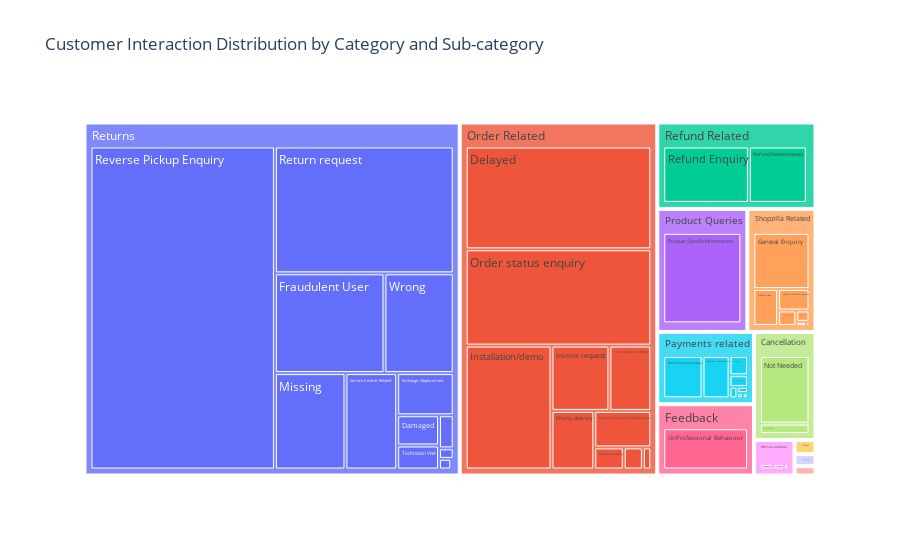

The notebook cell saved with this chart:
### Markdown cell above
#### Chart - 6

### Code cell
# Chart - 6 visualization code
# Creating Tree Map to find the distribution of category and sub-category
fig = px.treemap(df, 
                 path=['category', 'Sub-category'], 
                 title='Customer Interaction Distribution by Category and Sub-category')
fig.show()

### Figure 1 — Plotly figure (JSON) as saved in the notebook; plotly's stock layout.template omitted (floating-point values rounded to 4 significant figures)
{"data": [{"branchvalues": "total", "domain": {"x": [0, 1], "y": [0, 1]}, "hovertemplate": "labels=%{label}<br>count=%{value}<br>parent=%{parent}<br>id=%{id}<extra></extra>", "ids": ["Shopzilla Related/Account updation", "Offers & Cashback/Affiliate Offers", "App/website/App/website Related", "Payments related/Billing Related", "Refund Related/COD Refund Details", "Others/Call back request", "Others/Call disconnected", "Payments related/Card/EMI", "Onboarding related/Commission related", "Order Related/Customer Requested Modifications", "Returns/Damaged", "Order Related/Delayed", "Returns/Exchange / Replacement", "Returns/Fraudulent User", "Order Related/General Enquiry", "Returns/General Enquiry", "Shopzilla Related/General Enquiry", "Order Related/Installation/demo", "Offers & Cashback/Instant discount", "Order Related/Invoice request", "App/website/Issues with Shopzilla App", "Product Queries/Life Insurance", "Returns/Missing", "Others/Non Order related", "Cancellation/Not Needed", "Payments related/Online Payment Issues", "Order Related/Order Verification", "Order Related/Order status enquiry", "Shopzilla Related/Other Account Related Issues", "Offers & Cashback/Other Cashback", "Others/Others", "Payments related/PayLater related", "Payments related/Payment pending", "Payments related/Payment related Queries", "Product Queries/Policy Related", "Order Related/Priority delivery", "Product Queries/Product Specific Information", "Returns/Product related Issues", "Refund Related/Refund Enquiry", "Refund Related/Refund Related Issues", "Cancellation/Return cancellation", "Returns/Return request", "Returns/Reverse Pickup Enquiry", "Returns/Self-Help", "Order Related/Seller Cancelled Order", "Onboarding related/Seller onboarding", "Returns/Service Center - Service Denial", "Returns/Service Centres Related", "Shopzilla Related/Shopzila Premium Related", "Shopzilla Related/Shopzilla Rewards", "Shopzilla Related/Signup Issues", "Returns/Technician Visit", "Feedback/UnProfessional Behaviour", "Shopzilla Related/Unable to Login", "Order Related/Unable to track", "Payments related/Wallet related", "Product Queries/Warranty related", "Returns/Wrong", "Payments related/e-Gift Voucher", "App/website", "Cancellation", "Feedback", "Offers & Cashback", "Onboarding related", "Order Related", "Others", "Payments related", "Product Queries", "Refund Related", "Returns", "Shopzilla Related"], "labels": ["Account updation", "Affiliate Offers", "App/website Related", "Billing Related", "COD Refund Details", "Call back request", "Call disconnected", "Card/EMI", "Commission related", "Customer Requested Modifications", "Damaged", "Delayed", "Exchange / Replacement", "Fraudulent User", "General Enquiry", "General Enquiry", "General Enquiry", "Installation/demo", "Instant discount", "Invoice request", "Issues with Shopzilla App", "Life Insurance", "Missing", "Non Order related", "Not Needed", "Online Payment Issues", "Order Verification", "Order status enquiry", "Other Account Related Issues", "Other Cashback", "Others", "PayLater related", "Payment pending", "Payment related Queries", "Policy Related", "Priority delivery", "Product Specific Information", "Product related Issues", "Refund Enquiry", "Refund Related Issues", "Return cancellation", "Return request", "Reverse Pickup Enquiry", "Self-Help", "Seller Cancelled Order", "Seller onboarding", "Service Center - Service Denial", "Service Centres Related", "Shopzila Premium Related", "Shopzilla Rewards", "Signup Issues", "Technician Visit", "UnProfessional Behaviour", "Unable to Login", "Unable to track", "Wallet related", "Warranty related", "Wrong", "e-Gift Voucher", "App/website", "Cancellation", "Feedback", "Offers & Cashback", "Onboarding related", "Order Related", "Others", "Payments related", "Product Queries", "Refund Related", "Returns", "Shopzilla Related"], "name": "", "parents": ["Shopzilla Related", "Offers & Cashback", "App/website", "Payments related", "Refund Related", "Others", "Others", "Payments related", "Onboarding related", "Order Related", "Returns", "Order Related", "Returns", "Returns", "Order Related", "Returns", "Shopzilla Related", "Order Related", "Offers & Cashback", "Order Related", "App/website", "Product Queries", "Returns", "Others", "Cancellation", "Payments related", "Order Related", "Order Related", "Shopzilla Related", "Offers & Cashback", "Others", "Payments related", "Payments related", "Payments related", "Product Queries", "Order Related", "Product Queries", "Returns", "Refund Related", "Refund Related", "Cancellation", "Returns", "Returns", "Returns", "Order Related", "Onboarding related", "Returns", "Returns", "Shopzilla Related", "Shopzilla Related", "Shopzilla Related", "Returns", "Feedback", "Shopzilla Related", "Order Related", "Payments related", "Product Queries", "Returns", "Payments related", "", "", "", "", "", "", "", "", "", "", "", ""], "type": "treemap", "values": [150, 183, 10, 57, 85, 46, 40, 19, 3, 805, 475, 7388, 896, 4108, 252, 10, 1683, 4116, 78, 1465, 74, 23, 2556, 1, 1920, 1079, 72, 6922, 22, 219, 12, 140, 17, 743, 2, 972, 3589, 183, 2665, 1800, 292, 8523, 22389, 49, 1059, 62, 58, 1875, 361, 80, 489, 378, 2294, 7, 164, 230, 78, 2597, 42, 84, 2212, 2294, 480, 65, 23215, 99, 2327, 3692, 4550, 44097, 2792]}], "layout": {"legend": {"tracegroupgap": 0}, "title": {"text": "Customer Interaction Distribution by Category and Sub-category"}}}
